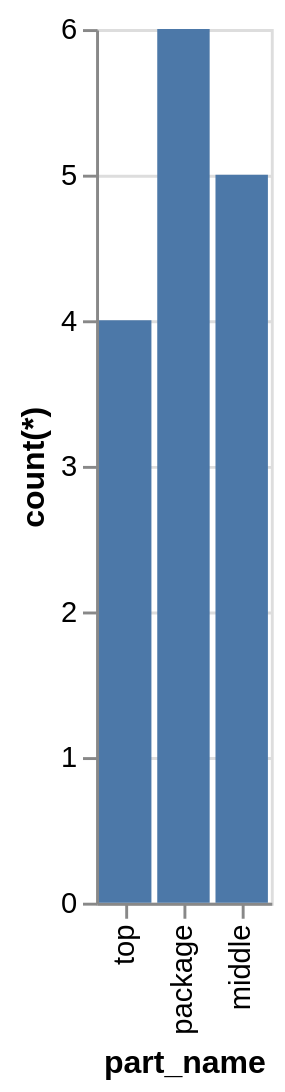

The specification (Vega-Lite) saved for this image:
### Vega-Lite specification from a JSON file in a GitHub repository (floating-point values rounded to 4 significant figures)
{"data": {"values": [{"x_data": "top", "y_data": 4}, {"x_data": "package", "y_data": 6}, {"x_data": "middle", "y_data": 5}]}, "mark": "bar", "encoding": {"x": {"field": "x_data", "type": "nominal", "title": "part_name", "sort": "descending"}, "y": {"field": "y_data", "type": "quantitative", "title": "count(*)"}}}
